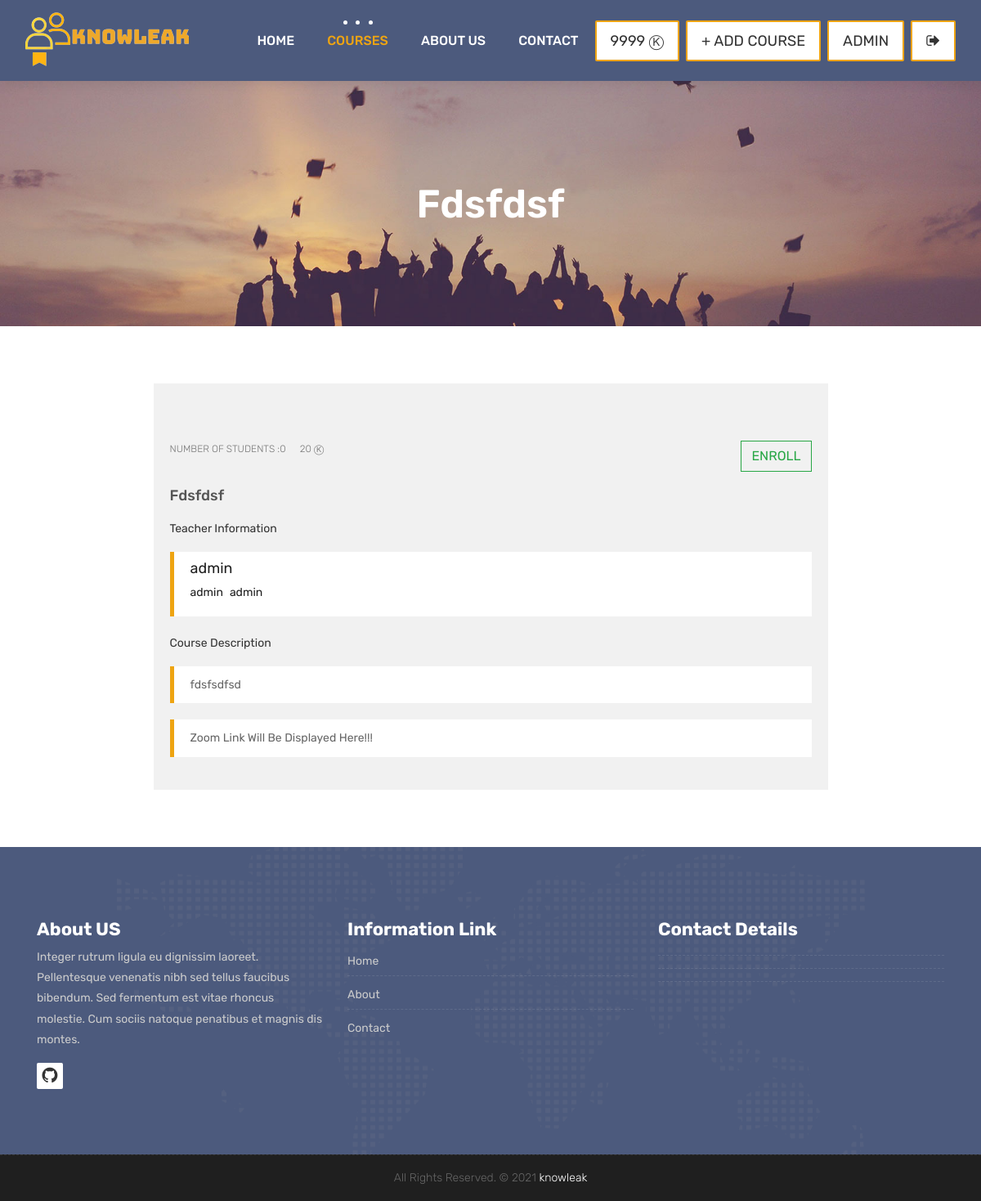
Page /courses/1/ (signed in) on the earlier database version.
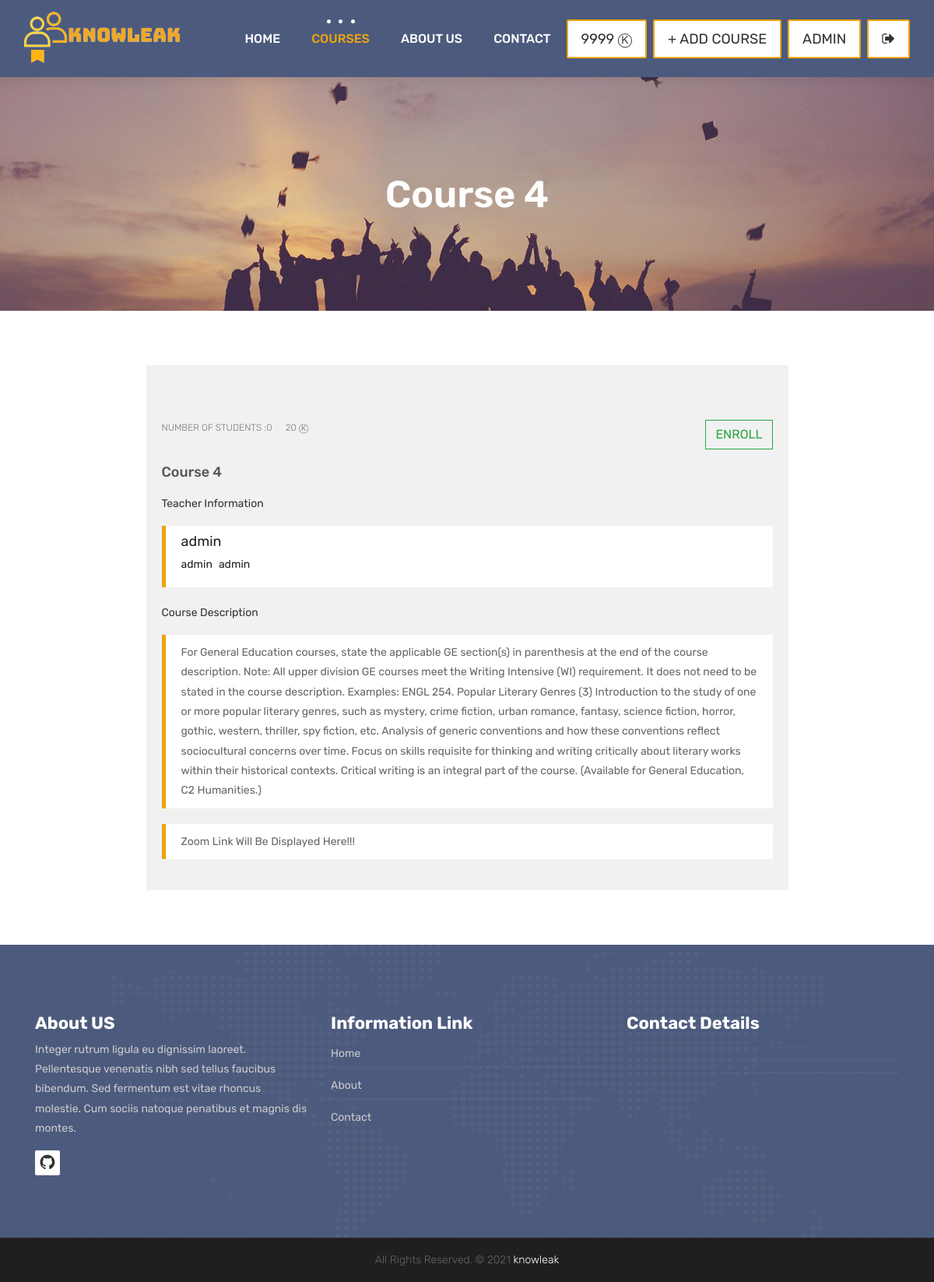
Same page on the later database version.
### courses/models.py (models this page shows, shortened)
class Course(models.Model):
    teacher = models.ForeignKey(User, null=False, on_delete=models.CASCADE)
    name = models.CharField(max_length=25, unique=True)
    category = models.ForeignKey(Category, null=True, on_delete=models.DO_NOTHING)
    students = models.ManyToManyField(User, blank=True, related_name='courses_joined')
    description = models.TextField(blank=True, null=True)
    image = models.ImageField(blank=True, upload_to="courses", default="courses/default_course_image.jpg")
    token = models.IntegerField()
    zoom_link=models.TextField(null=True)
    zoom_password=models.TextField(null=True)
    available = models.BooleanField(default=True)

### accounts/models.py (models this page shows, shortened)
class User(AbstractBaseUser,PermissionsMixin):
    first_name = models.CharField(max_length=150, blank=True)
    last_name = models.CharField(max_length=150, blank=True)
    username = models.CharField(max_length=150, unique=True)
    password = models.CharField(max_length=150)
    email = models.EmailField(_('email address'), unique=True)
    start_date = models.DateTimeField(default=timezone.now)
    token = models.IntegerField(default=0)
    is_staff = models.BooleanField(default=False)
    is_active = models.BooleanField(default=True)
    is_superuser = models.BooleanField(default=False)
    is_teacher = models.BooleanField(default=False)
    objects = CustomAccountManager()
    USERNAME_FIELD = 'username'
    REQUIRED_FIELDS = ['email', 'first_name', 'last_name']

### courses/views.py (the view)
# urls.py: path('<int:course_id>/', views.course_detail, name="course_detail"),
def course_detail(request,  course_id):
    current_user = request.user
    course = Course.objects.get(id = course_id)
    courses = Course.objects.all()
    categories = categories = Category.objects.all()
    token = course.token
    user_token = current_user.token
    student_count = course.students.count()
    if student_count != 0:
        coin_willbepaid = token/student_count
    else:
        coin_willbepaid = token
    can_enrolled = False
    if user_token>=coin_willbepaid:
        can_enrolled = True
    if current_user.is_authenticated:
        enrolled_courses = current_user.courses_joined.all()
    else:
        enrolled_courses = courses
    context = {
        'course': course,
        'enrolled_courses': enrolled_courses,
        'categories': categories,
        'user' : current_user,
        'can_enrolled' : can_enrolled,
        'coin_willbepaid' : coin_willbepaid
    }
    return render(request, 'course.html', context)

### templates/course.html (shortened to what this page needs)
{% extends 'partials/_base.html' %}
{% load static %}
{% block content %}
<div class="all-title-box">
	<div class="container text-center">
		<h1>{{course.name}}</span></h1>
	</div>
</div>
<div id="overviews" class="section wb">
	<div class="container">
		<div class="row" style="place-content: center;">
			<div class="col-lg-9 blog-post-single">
				<div class="blog-item">
					<div class="image-blog">
					</div>
					<div class="post-content">
						<div class="post-date">
							{% if user.is_authenticated %}
								{% if course in enrolled_courses %}
								<button type="submit" class="btn btn-outline-danger rounded-0" data-toggle="modal"
									data-target="#releaseModal">
									<span>RELEASE</span>
								</button>
								{% else %}
								<button type="submit" class="btn btn-outline-success rounded-0" data-toggle="modal"
									data-target="#enrollModal">
									<span>ENROLL</span>
								</button>
								{% endif %}
							{% endif %}
						</div>
						<div class="meta-info-blog">
							<span> <p>Number Of Students :{{course.students.count}} </p> </span>
							<span> <p>{{coin_willbepaid}} ⓚ </p> </span>
						</div>
						<div class="blog-title">
							<h2><a href="#" title="">{{course.name}}</a></h2>
						</div>
						<div class="blog-desc">
							<p>Teacher Information</p>
							<blockquote class="default">
								<div>
									<h3 class="mr-2">{{course.teacher.username}}</h3>
								</div>
								<div style="display: flex;">
									<h5 class="mr-2">{{course.teacher.first_name}}</h5>
									<h5>{{course.teacher.last_name}}</h5>
								</div>
							</blockquote>
							<p>Course Description</p>
							<blockquote class="default">
								<div>
									{{course.description}}
								</div>
							</blockquote>
							<blockquote class="default">
								{% if course in enrolled_courses %}
								<div style="display: flex;">
									<p></p>
									<a href="{{course.zoom_link}}" target="_blank">Zoom link</a>
								</div>
								<div style="display: flex;">
									<p>Password : </p>
									<span>{{course.zoom_password}}</span>
								</div>
								{% else %}
									<span>Zoom Link Will Be Displayed Here!!!</span>
								{% endif %}
							</blockquote>
						</div>
					</div>
				</div>
			</div>
		</div>
	</div>
</div>
{% endblock %}

Differences in the rows shown:
changed Course "admin": name "Fdsfdsf" → "Course 4"; description "fdsfsdfsd" → "For General Education courses, state the applicable GE section(s) in parenthesis at the end of the course description. Note: All upper division GE courses meet the Writing Intensive (WI) requirement. It does not need to be stated in the course description. Examples: ENGL 254. Popular Literary Genres (3) Introduction to the study of one or more popular literary genres, such as mystery, crime fiction, urban romance, fantasy, science fiction, horror, gothic, western, thriller, spy fiction, etc. Analysis of generic conventions and how these conventions reflect sociocultural concerns over time. Focus on skills requisite for thinking and writing critically about literary works within their…"
